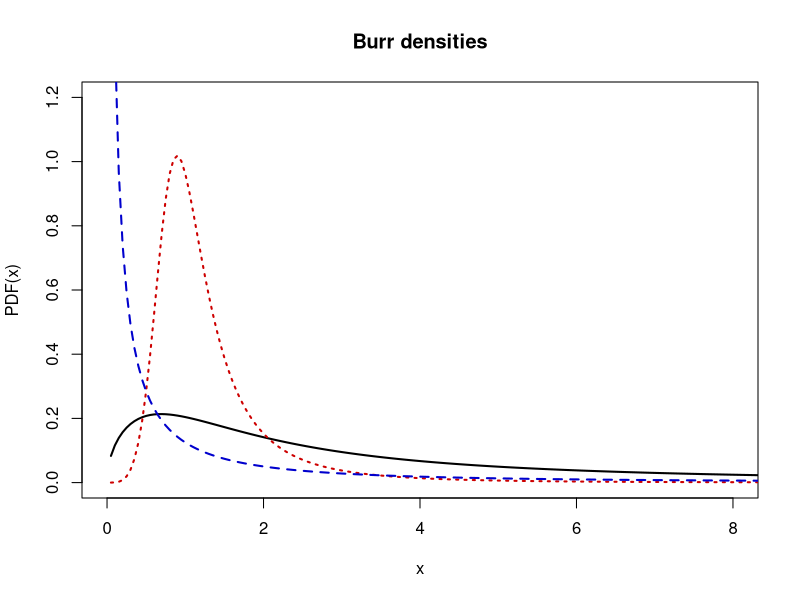
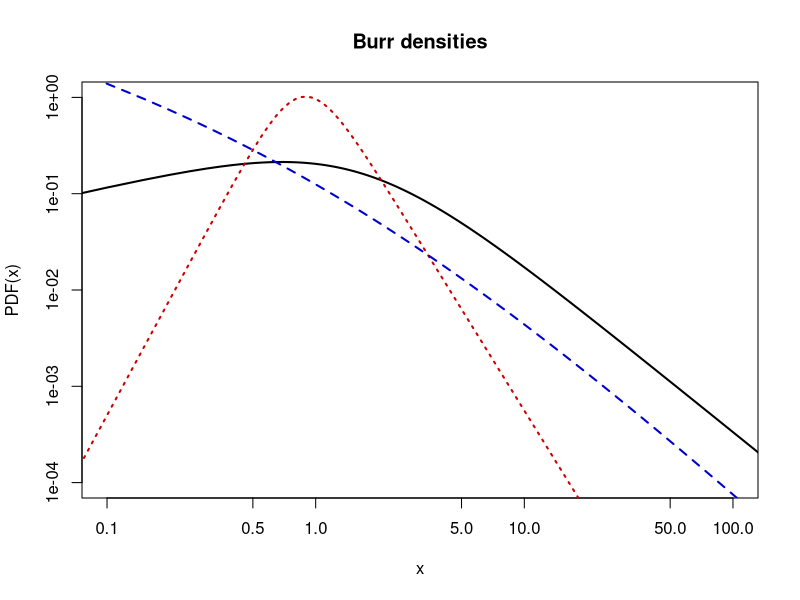
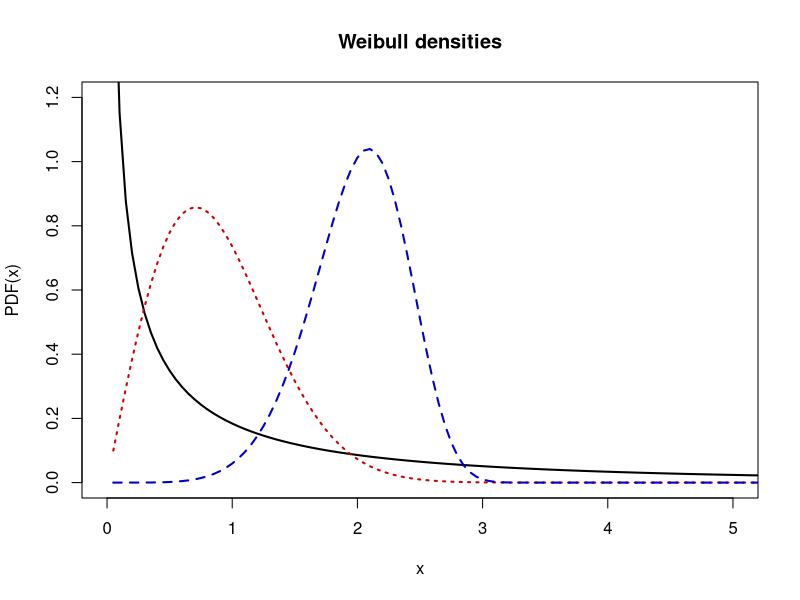
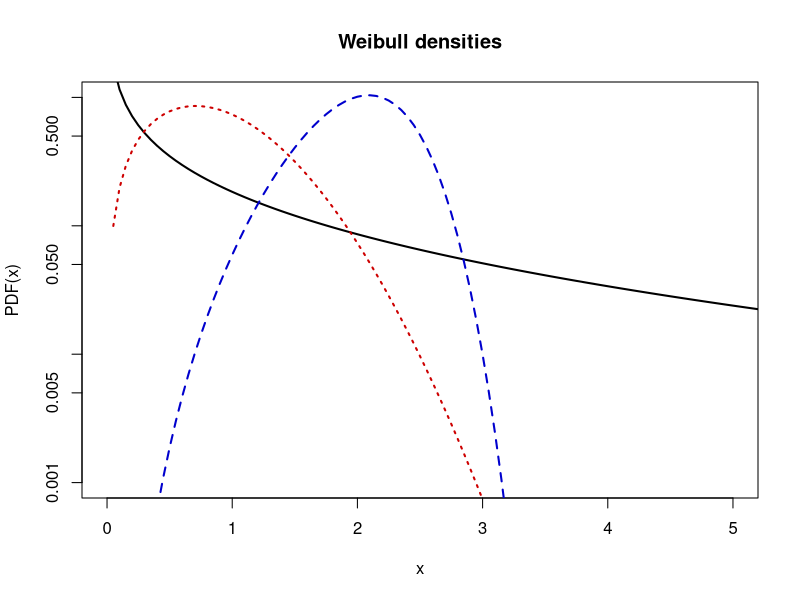

Source code (R) for these figures, in order:
# clear variables and close windows
rm(list = ls(all = TRUE))
graphics.off()

Burrpdf = function(x, alpha, lambda, tau) {
    # BURRPDF Burr probability density function (pdf).  Y = BURRPDF(X,ALPHA,LAMBDA,TAU) returns the pdf of the Burr distribution
    # with parameters ALPHA,LAMBDA,TAU, evaluated at the values in X.  For CONTROL=0 the error message is displayed, if the
    # parmeters are negative.  The default values for the parameters ALPHA, LAMBDA, TAU, CONTROL are 1, 1, 2, 0, respectively.
    if (missing(tau) == TRUE) {
        tau = 2
    }
    if (missing(lambda) == TRUE) {
        lambda = 1
    }
    if (missing(alpha) == TRUE) {
        alpha = 1
    }
    if (missing(x) == TRUE) {
        stop("stats:normpdf:TooFewInputs! Input argument X is undefined.")
    }
    if (lambda <= 0) {
        stop("Non-positive lambda!")
    }
    if (alpha <= 0) {
        stop("Non-positive alpha!")
    }
    
    x = cbind(x)
    y = matrix(0, dim(x)[1], dim(x)[2])
    pos = x > 0
    y[pos] = tau * alpha * lambda^alpha * x[pos]^(tau - 1) * (lambda + x[pos]^tau)^(-alpha - 1)
}

step = 20

# Burr densities
x = (1:(144 * step))/step
y1 = Burrpdf(x, 0.5, 2, 1.5)
y2 = Burrpdf(x, 0.5, 0.5, 5)
y3 = Burrpdf(x, 2, 1, 0.5)


# Burr linear plot
plot(x, y1, col = "black", type = "l", lwd = 2, xlab = "x", ylab = "PDF(x)", ylim = c(0, 1.2), xlim = c(0, 8))
title("Burr densities")
lines(x, y2, col = "red3", lty = 3, lwd = 2)
lines(x, y3, col = "blue3", lty = 2, lwd = 2)

# Burr double-logarithmic densities
dev.new()
plot(x, y1, log = "xy", col = "black", type = "l", lwd = 2, xlab = "x", ylab = "PDF(x)", ylim = c(1e-04, 1), xlim = c((0.1), 
    (100)))
par(new = T)
plot(x, y2, type = "l", log = "xy", axes = F, frame = F, ylab = "", xlab = "", col = "red3", lty = 3, lwd = 2, ylim = c(1e-04, 
    1), xlim = c((0.1), (100)))
par(new = T)
plot(x, y3, type = "l", log = "xy", axes = F, frame = F, ylab = "", xlab = "", col = "blue3", lty = 2, , lwd = 2, ylim = c(1e-04, 
    1), xlim = c((0.1), (100)))
title("Burr densities")

# Weibull densities
y1 = dweibull(x, shape = 0.5, scale = (1^(-1/0.5)))
y2 = dweibull(x, shape = 2, scale = (1^(-1/2)))
y3 = dweibull(x, shape = 6, scale = (0.01^(-1/6)))

# Weibull linear plot
dev.new()
plot(x, y1, col = "black", type = "l", lwd = 2, xlab = "x", ylab = "PDF(x)", ylim = c(0, 1.2), xlim = c(0, 5))
title("Weibull densities")
lines(x, y2, col = "red3", lty = 3, lwd = 2)
lines(x, y3, col = "blue3", lty = 2, lwd = 2)

# Weibull semi-logarithmic plot
dev.new()
plot(x, y1, log = "y", col = "black", type = "l", lwd = 2, xlab = "x", ylab = "PDF(x)", ylim = c(0.001, 1), xlim = c(0, 5))
par(new = T)
plot(x, y2, type = "l", log = "y", axes = F, frame = F, ylab = "", xlab = "", col = "red3", lty = 3, lwd = 2, ylim = c(0.001, 
    1), xlim = c(0, 5))
par(new = T)
plot(x, y3, type = "l", log = "y", axes = F, frame = F, ylab = "", xlab = "", col = "blue3", lty = 2, , lwd = 2, ylim = c(0.001, 
    1), xlim = c(0, 5))
title("Weibull densities") 
